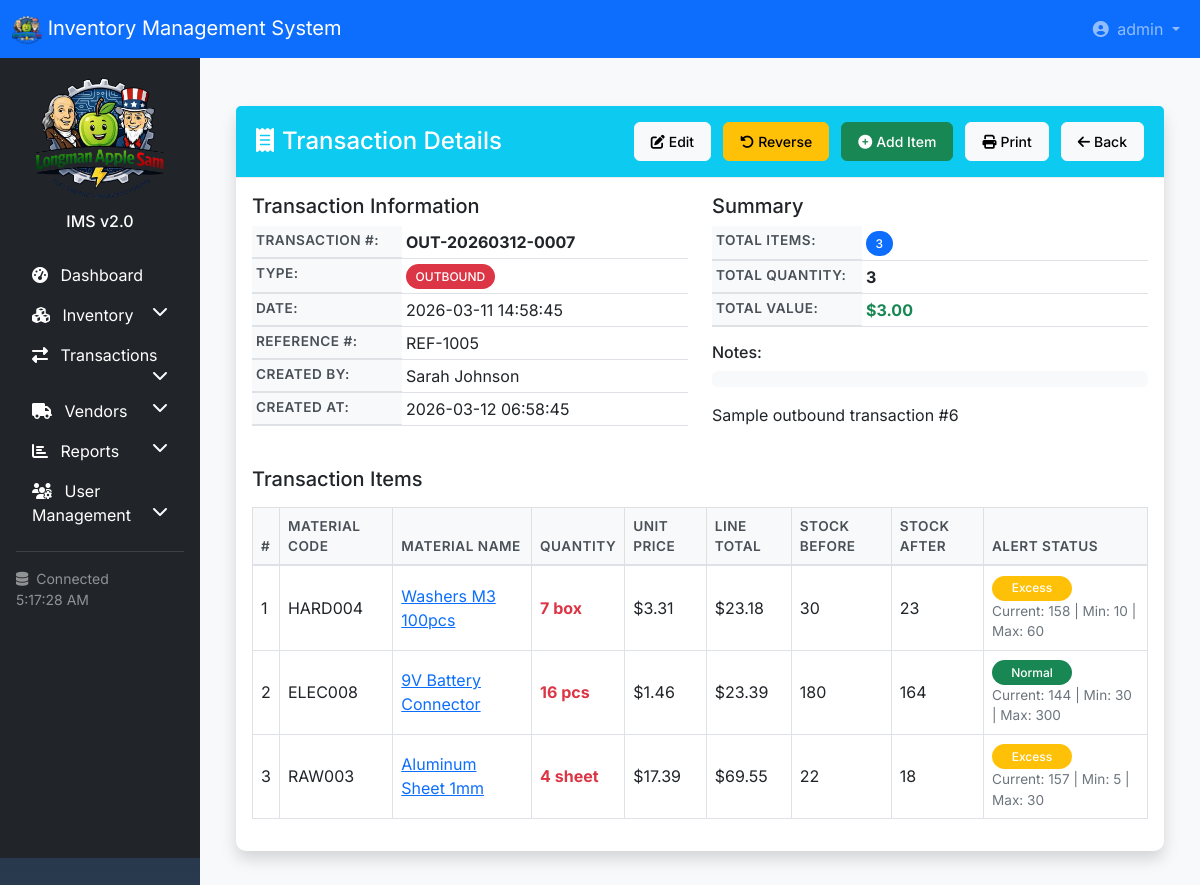
The app's page /transactions/transaction/7/ (signed in) with its own data.
### transactions/models.py (models this page shows, shortened)
class Transaction(models.Model):
    TRANSACTION_TYPES = [
        ('inbound', 'Inbound'),
        ('outbound', 'Outbound'),
        ('return', 'Return'),
        ('adjustment', 'Adjustment'),
        ('transfer', 'Transfer'),
    ]
    transaction_number = models.CharField(max_length=50, unique=True)
    transaction_type = models.CharField(max_length=20, choices=TRANSACTION_TYPES)
    reference_number = models.CharField(max_length=50, blank=True, help_text="PO number, SO number, etc.")
    transaction_date = models.DateTimeField(default=timezone.now)
    notes = models.TextField(blank=True)
    created_by = models.ForeignKey('auth.User', on_delete=models.SET_NULL, null=True)
    created_at = models.DateTimeField(auto_now_add=True)
    updated_at = models.DateTimeField(auto_now=True)
    class Meta:
        ordering = ['-transaction_date']

class TransactionItem(models.Model):
    transaction = models.ForeignKey(Transaction, on_delete=models.CASCADE, related_name='items')
    material = models.ForeignKey('inventory.Material', on_delete=models.PROTECT)
    quantity = models.IntegerField(validators=[MinValueValidator(1)])
    unit_price = models.DecimalField(max_digits=10, decimal_places=2, default=0)
    line_total = models.DecimalField(max_digits=12, decimal_places=2, default=0)
    stock_before = models.IntegerField(default=0)
    stock_after = models.IntegerField(default=0)
    class Meta:
        ordering = ['id']

### inventory/models.py (models this page shows, shortened)
class Material(models.Model):
    STATUS_CHOICES = [
        ('active', 'Active'),
        ('inactive', 'Inactive'),
        ('discontinued', 'Discontinued'),
    ]
    ALERT_STATUS_CHOICES = [
        ('normal', 'Normal'),
        ('low', 'Low'),
        ('excess', 'Excess'),
    ]
    material_code = models.CharField(max_length=50, unique=True)
    name = models.CharField(max_length=200)
    category = models.ForeignKey(Category, on_delete=models.PROTECT, related_name='materials')
    description = models.TextField(blank=True)
    unit = models.CharField(max_length=20, help_text="e.g., pcs, kg, meters")
    specification = models.CharField(max_length=200, blank=True)
    current_stock = models.IntegerField(default=0, validators=[MinValueValidator(0)])
    minimum_stock = models.IntegerField(default=10)
    maximum_stock = models.IntegerField(default=1000)
    reorder_point = models.IntegerField(default=20)
    location = models.CharField(max_length=100, blank=True)
    unit_cost = models.DecimalField(max_digits=10, decimal_places=2, default=0)
    status = models.CharField(max_length=20, choices=STATUS_CHOICES, default='active')
    image = models.ImageField(upload_to='materials/', blank=True, null=True)
    created_at = models.DateTimeField(auto_now_add=True)
    updated_at = models.DateTimeField(auto_now=True)
    created_by = models.ForeignKey('auth.User', on_delete=models.SET_NULL, null=True)
    alert_status_override = models.CharField(
        max_length=20,
        choices=ALERT_STATUS_CHOICES,
        blank=True,
        null=True,
        help_text="Manually override the calculated alert status"
    )
    class Meta:
        ordering = ['material_code']

### transactions/views.py (the view)
# urls.py: path('transaction/<int:pk>/', views.transaction_detail, name='transaction_detail'),
@login_required
def transaction_detail(request, pk):
    transaction = get_object_or_404(Transaction, pk=pk)
    items = transaction.items.select_related('material').all()
    material_alerts = {}
    for item in items:
        material = item.material
        if material.id not in material_alerts:
            if hasattr(material, 'alert_status_override') and material.alert_status_override:
                status = material.alert_status_override
            else:
                if material.current_stock <= material.minimum_stock:
                    status = 'low'
                elif material.current_stock >= material.maximum_stock:
                    status = 'excess'
                else:
                    status = 'normal'
            status_map = {
                'low': {'name': 'Low Stock', 'color': 'danger'},
                'normal': {'name': 'Normal', 'color': 'success'},
                'excess': {'name': 'Excess', 'color': 'warning'}
            }
            material_alerts[material.id] = {
                'status': status,
                'status_display': status_map[status]['name'],
                'status_color': status_map[status]['color'],
                'current_stock': material.current_stock,
                'min_stock': material.minimum_stock,
                'max_stock': material.maximum_stock,
                'has_override': hasattr(material, 'alert_status_override') and bool(material.alert_status_override),
                'name': material.name,
                'code': material.material_code
            }
    context = {
        'transaction': transaction,
        'items': items,
        'material_alerts': material_alerts,
    }
    return render(request, 'transactions/transaction_detail.html', context)

### transactions/templates/transactions/transaction_detail.html (shortened to what this page needs)
{% extends 'base.html' %}
{% load static %}
{% load inventory_filters %}
{% block content %}
<div class="container-fluid py-4">
    <div class="row">
        <div class="col-12">
            <div class="card shadow">
                <div class="card-header bg-info text-white d-flex justify-content-between align-items-center">
                    <h4 class="mb-0"><i class="fas fa-receipt me-2"></i>Transaction Details</h4>
                    <div>
                        <a href="{% url 'transactions:transaction_edit' transaction.id %}" class="btn btn-light btn-sm me-2">
                            <i class="fas fa-edit me-1"></i>Edit
                        </a>
                        {% if transaction.transaction_type != 'adjustment' %}
                        <a href="{% url 'transactions:reverse_transaction' transaction.id %}" class="btn btn-warning btn-sm me-2">
                            <i class="fas fa-undo-alt me-1"></i>Reverse
                        </a>
                        {% endif %}
                        <a href="{% url 'transactions:add_transaction_item' transaction.id %}" class="btn btn-success btn-sm me-2">
                            <i class="fas fa-plus-circle me-1"></i>Add Item
                        </a>
                        <button class="btn btn-light btn-sm me-2" onclick="window.print()">
                            <i class="fas fa-print me-1"></i>Print
                        </button>
                        <a href="{% url 'transactions:transaction_list' %}" class="btn btn-light btn-sm">
                            <i class="fas fa-arrow-left me-1"></i>Back
                        </a>
                    </div>
                </div>
                <div class="card-body">
                    <div class="row mb-4">
                        <div class="col-md-6">
                            <h5>Transaction Information</h5>
                            <table class="table table-sm">
                                <tr>
                                    <th style="width: 150px;">Transaction #:</th>
                                    <td><strong>{{ transaction.transaction_number }}</strong></td>
                                </tr>
                                <tr>
                                    <th>Type:</th>
                                    <td>
                                        {% if transaction.transaction_type == 'inbound' %}
                                            <span class="badge bg-success">INBOUND</span>
                                        {% elif transaction.transaction_type == 'outbound' %}
                                            <span class="badge bg-danger">OUTBOUND</span>
                                        {% elif transaction.transaction_type == 'return' %}
                                            <span class="badge bg-warning text-dark">RETURN</span>
                                        {% elif transaction.transaction_type == 'adjustment' %}
                                            <span class="badge bg-info">ADJUSTMENT</span>
                                        {% endif %}
                                    </td>
                                </tr>
                                <tr>
                                    <th>Date:</th>
                                    <td>{{ transaction.transaction_date|date:"Y-m-d H:i:s" }}</td>
                                </tr>
                                <tr>
                                    <th>Reference #:</th>
                                    <td>{{ transaction.reference_number|default:"-" }}</td>
                                </tr>
                                <tr>
                                    <th>Created By:</th>
                                    <td>{{ transaction.created_by.get_full_name|default:transaction.created_by.username|default:"System" }}</td>
                                </tr>
                                <tr>
                                    <th>Created At:</th>
                                    <td>{{ transaction.created_at|date:"Y-m-d H:i:s" }}</td>
                                </tr>
                            </table>
                        </div>
                        <div class="col-md-6">
                            <h5>Summary</h5>
                            <table class="table table-sm">
                                <tr>
                                    <th style="width: 150px;">Total Items:</th>
                                    <td><span class="badge bg-primary">{{ items|length }}</span></td>
                                </tr>
                                <tr>
                                    <th>Total Quantity:</th>
                                    <td><strong>{{ items|length }}</strong></td>
                                </tr>
                                <tr>
                                    <th>Total Value:</th>
                                    <td><strong class="text-success">${{ items|length|add:0|floatformat:2 }}</strong></td>
                                </tr>
                            </table>
                            {% if transaction.notes %}
                            <div class="mt-3">
                                <h6>Notes:</h6>
                                <p class="bg-light p-2 rounded">{{ transaction.notes|linebreaks }}</p>
                            </div>
                            {% endif %}
                        </div>
                    </div>
                    <h5 class="mb-3">Transaction Items</h5>
                    <div class="table-responsive">
                        <table class="table table-bordered">
                            <thead class="table-light">
                                <tr>
                                    <th>#</th>
                                    <th>Material Code</th>
                                    <th>Material Name</th>
                                    <th>Quantity</th>
                                    <th>Unit Price</th>
                                    <th>Line Total</th>
                                    <th>Stock Before</th>
                                    <th>Stock After</th>
                                    <th>Alert Status</th>
                                </tr>
                            </thead>
                            <tbody>
                                {% for item in items %}
                                <tr>
                                    <td>{{ forloop.counter }}</td>
                                    <td>{{ item.material.material_code }}</td>
                                    <td>
                                        <a href="{% url 'inventory:material_detail' item.material.id %}">
                                            {{ item.material.name }}
                                        </a>
                                    </td>
                                    <td class="fw-bold
                                        {% if transaction.transaction_type == 'inbound' %}text-success
                                        {% elif transaction.transaction_type == 'outbound' %}text-danger
                                        {% endif %}">
                                        {{ item.quantity }} {{ item.material.unit }}
                                    </td>
                                    <td>${{ item.unit_price|floatformat:2 }}</td>
                                    <td>${{ item.line_total|floatformat:2 }}</td>
                                    <td>{{ item.stock_before }}</td>
                                    <td>{{ item.stock_after }}</td>
                                    <td>
                                        <div class="status-container position-relative">
                                            {% with alert=material_alerts|get_item:item.material.id %}
                                            <span class="badge bg-{{ alert.status_color }} status-badge {% if alert.has_override %}override{% endif %}"
                                                  data-material-id="{{ item.material.id }}"
                                                  data-current-status="{{ alert.status }}"
                                                  onclick="toggleStatusDropdown(this, event)">
                                                {{ alert.status_display }}
                                            </span>
                                            <div class="stock-info">
                                                Current: {{ alert.current_stock }} |
                                                Min: {{ alert.min_stock }} |
                                                Max: {{ alert.max_stock }}
                                            </div>
                                            {% endwith %}
                                        </div>
                                    </td>
                                </tr>
                                {% endfor %}
                            </tbody>
                        </table>
                    </div>
                </div>
            </div>
        </div>
    </div>
</div>
<div class="toast-container position-fixed bottom-0 end-0 p-3">
</div>
{% endblock %}

### templates/navbar.html (shortened to what this page needs)
<nav class="navbar navbar-expand-lg navbar-dark bg-primary">
    <div class="container-fluid">
        <a class="navbar-brand" href="{% url 'accounts:dashboard' %}">
            {% load static %}
            <img src="{% static 'img/company_logo.png' %}" class="opacity-20" alt="My logo" width="30" height="30">
            <span class="d-none d-sm-inline">Inventory Management System</span>
        </a>
        <div class="collapse navbar-collapse" id="navbarMain">
            <ul class="navbar-nav ms-auto">
                <li class="nav-item dropdown">
                    <a class="nav-link dropdown-toggle" href="#" id="userDropdown" role="button" data-bs-toggle="dropdown">
                        <i class="fas fa-user-circle me-1"></i>
                        <span class="d-none d-lg-inline">{{ user.get_full_name|default:user.username }}</span>
                    </a>
                </li>
            </ul>
        </div>
    </div>
</nav>

### records on screen
TransactionItem: material.material_code "HARD004", material.name "Washers M3 100pcs", quantity "7", material.unit "box", unit_price "3.31", line_total "23.18", stock_before "30", stock_after "23", status_display "Excess", current_stock "158", min_stock "10", max_stock "60"
TransactionItem: material.material_code "ELEC008", material.name "9V Battery Connector", quantity "16", material.unit "pcs", unit_price "1.46", line_total "23.39", stock_before "180", stock_after "164", status_display "Normal", current_stock "144", min_stock "30", max_stock "300"
TransactionItem: material.material_code "RAW003", material.name "Aluminum Sheet 1mm", quantity "4", material.unit "sheet", unit_price "17.39", line_total "69.55", stock_before "22", stock_after "18", status_display "Excess", current_stock "157", min_stock "5", max_stock "30"

### other values on screen
{{ user.get_full_name|default:user.username }} "admin"
{{ items|length }} "3"
{{ items|length|add:0|floatformat:2 }} "3.00"
